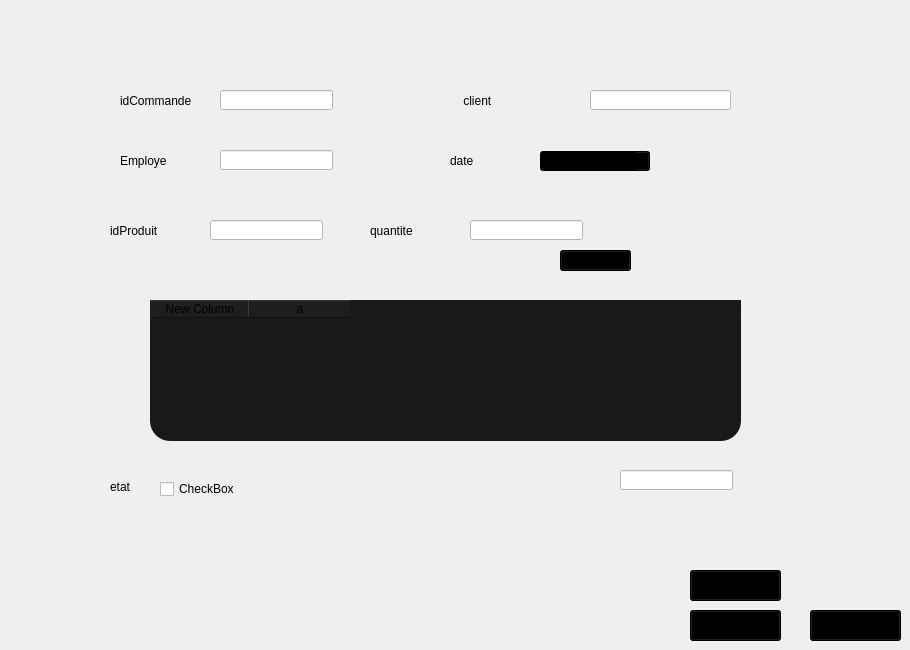
    <widget class="QWidget" name="commande_ajouter">
     <widget class="QLabel" name="label_32">
      <property name="geometry">
       <rect>
        <x>450</x>
        <y>150</y>
        <width>91</width>
        <height>21</height>
       </rect>
      </property>
      <property name="styleSheet">
       <string notr="true">color: black;</string>
      </property>
      <property name="text">
       <string>date</string>
      </property>
     </widget>
     <widget class="QLabel" name="label_33">
      <property name="geometry">
       <rect>
        <x>120</x>
        <y>150</y>
        <width>91</width>
        <height>21</height>
       </rect>
      </property>
      <property name="styleSheet">
       <string notr="true">color: black;</string>
      </property>
      <property name="text">
       <string>Employe</string>
      </property>
     </widget>
     <widget class="QPushButton" name="pushButton_supprimer_5">
      <property name="geometry">
       <rect>
        <x>690</x>
        <y>610</y>
        <width>91</width>
        <height>31</height>
       </rect>
      </property>
      <property name="styleSheet">
       <string notr="true">background-color: black;</string>
      </property>
      <property name="text">
       <string>supprimer</string>
      </property>
     </widget>
     <widget class="QLineEdit" name="lineEdit_a_quantitep">
      <property name="geometry">
       <rect>
        <x>470</x>
        <y>220</y>
        <width>113</width>
        <height>20</height>
       </rect>
      </property>
      <property name="styleSheet">
       <string notr="true">background-color: white;
color:black;</string>
      </property>
      <property name="text">
       <string/>
      </property>
     </widget>
     <widget class="QPushButton" name="pushButton_valideracommnde_5">
      <property name="geometry">
       <rect>
        <x>810</x>
        <y>610</y>
        <width>91</width>
        <height>31</height>
       </rect>
      </property>
      <property name="styleSheet">
       <string notr="true">background-color: black;</string>
      </property>
      <property name="text">
       <string>pdf</string>
      </property>
     </widget>
     <widget class="QLineEdit" name="lineEdit_a_idp">
      <property name="geometry">
       <rect>
        <x>210</x>
        <y>220</y>
        <width>113</width>
        <height>20</height>
       </rect>
      </property>
      <property name="styleSheet">
       <string notr="true">background-color: white;
color:black;</string>
      </property>
      <property name="text">
       <string/>
      </property>
     </widget>
     <widget class="QLineEdit" name="lineEdit_a_idc">
      <property name="geometry">
       <rect>
        <x>220</x>
        <y>90</y>
        <width>113</width>
        <height>20</height>
       </rect>
      </property>
      <property name="styleSheet">
       <string notr="true">background-color: white;
color:black;</string>
      </property>
     </widget>
     <widget class="QLabel" name="label_34">
      <property name="geometry">
       <rect>
        <x>370</x>
        <y>220</y>
        <width>91</width>
        <height>21</height>
       </rect>
      </property>
      <property name="styleSheet">
       <string notr="true">color: black;</string>
      </property>
      <property name="text">
       <string>quantite</string>
      </property>
     </widget>
     <widget class="QLabel" name="label_35">
      <property name="geometry">
       <rect>
        <x>120</x>
        <y>90</y>
        <width>91</width>
        <height>21</height>
       </rect>
      </property>
      <property name="styleSheet">
       <string notr="true">color: black;</string>
      </property>
      <property name="text">
       <string>idCommande</string>
      </property>
     </widget>
     <widget class="QCheckBox" name="checkBox_etat">
      <property name="geometry">
       <rect>
        <x>160</x>
        <y>480</y>
        <width>74</width>
        <height>18</height>
       </rect>
      </property>
      <property name="text">
       <string>CheckBox</string>
      </property>
     </widget>
     <widget class="QDateEdit" name="lineEdit_a_date">
      <property name="geometry">
       <rect>
        <x>540</x>
        <y>150</y>
        <width>110</width>
        <height>22</height>
       </rect>
      </property>
      <property name="styleSheet">
       <string notr="true">background-color:black;</string>
      </property>
     </widget>
     <widget class="QLineEdit" name="codeCoupon_ajouter">
      <property name="geometry">
       <rect>
        <x>620</x>
        <y>470</y>
        <width>113</width>
        <height>20</height>
       </rect>
      </property>
      <property name="styleSheet">
       <string notr="true">background-color: white;
color:black;</string>
      </property>
     </widget>
     <widget class="QLabel" name="label_36">
      <property name="geometry">
       <rect>
        <x>460</x>
        <y>90</y>
        <width>121</width>
        <height>21</height>
       </rect>
      </property>
      <property name="styleSheet">
       <string notr="true">color: black;</string>
      </property>
      <property name="text">
       <string> client</string>
      </property>
     </widget>
     <widget class="QLineEdit" name="lineEdit_a_ide">
      <property name="geometry">
       <rect>
        <x>220</x>
        <y>150</y>
        <width>113</width>
        <height>20</height>
       </rect>
      </property>
      <property name="styleSheet">
       <string notr="true">background-color: white;
color:black;</string>
      </property>
      <property name="text">
       <string/>
      </property>
     </widget>
     <widget class="QPushButton" name="pushButton_valideracommnde">
      <property name="geometry">
       <rect>
        <x>690</x>
        <y>570</y>
        <width>91</width>
        <height>31</height>
       </rect>
      </property>
      <property name="styleSheet">
       <string notr="true">background-color: black;</string>
      </property>
      <property name="text">
       <string>valider</string>
      </property>
     </widget>
     <widget class="QTableWidget" name="tableWidget_a_commandeProduit">
      <property name="geometry">
       <rect>
        <x>150</x>
        <y>300</y>
        <width>591</width>
        <height>141</height>
       </rect>
      </property>
      <property name="styleSheet">
       <string notr="true">background-color :  #191919; 
border-radius : 20px;</string>
      </property>
      <column>
       <property name="text">
        <string>New Column</string>
       </property>
      </column>
      <column>
       <property name="text">
        <string>a</string>
       </property>
      </column>
     </widget>
     <widget class="QLineEdit" name="lineEdit_a_cin">
      <property name="geometry">
       <rect>
        <x>590</x>
        <y>90</y>
        <width>141</width>
        <height>20</height>
       </rect>
      </property>
      <property name="styleSheet">
       <string notr="true">background-color: white;
color:black;</string>
      </property>
      <property name="text">
       <string/>
      </property>
     </widget>
     <widget class="QLabel" name="label_37">
      <property name="geometry">
       <rect>
        <x>110</x>
        <y>480</y>
        <width>47</width>
        <height>14</height>
       </rect>
      </property>
      <property name="styleSheet">
       <string notr="true">color: black;</string>
      </property>
      <property name="text">
       <string>etat</string>
      </property>
     </widget>
     <widget class="QLabel" name="label_38">
      <property name="geometry">
       <rect>
        <x>110</x>
        <y>220</y>
        <width>91</width>
        <height>21</height>
       </rect>
      </property>
      <property name="styleSheet">
       <string notr="true">color: black;</string>
      </property>
      <property name="text">
       <string>idProduit</string>
      </property>
     </widget>
     <widget class="QPushButton" name="pushButton_addproduct_table">
      <property name="geometry">
       <rect>
        <x>560</x>
        <y>250</y>
        <width>71</width>
        <height>21</height>
       </rect>
      </property>
      <property name="styleSheet">
       <string notr="true">background-color: black;</string>
      </property>
      <property name="text">
       <string>ajouter</string>
      </property>
     </widget>
    </widget>
